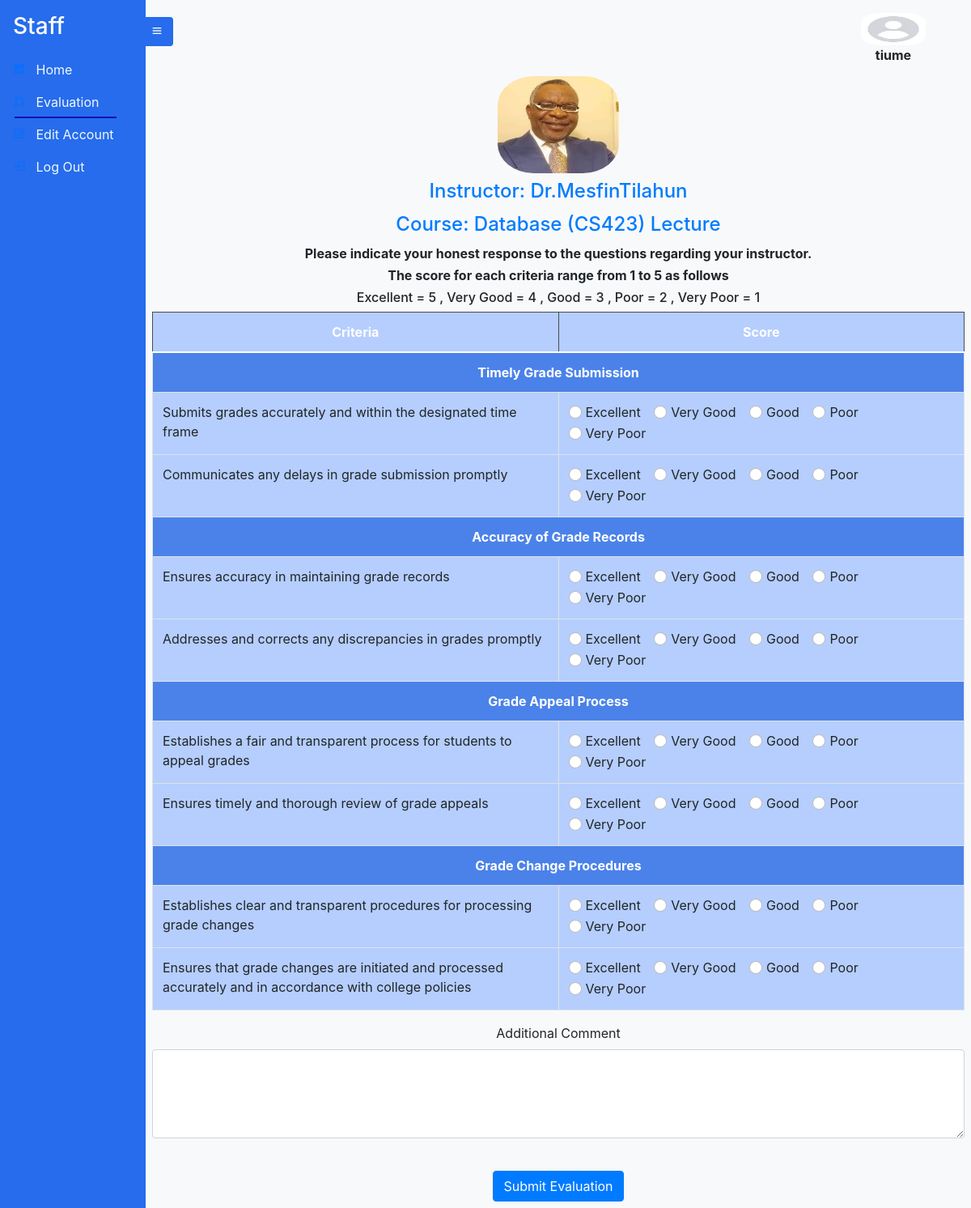
Page /staffevaluate/ach3030/CS423/ms2323/Lecture/ (signed in) on the committed database.
### Account/models.py (models this page shows)
class Account(AbstractUser):
    Role = models.CharField(max_length=25, null=True , choices=rolechoice ,  blank=True)
    email = models.EmailField(
        verbose_name='email address',
        max_length=255,
        unique=True,
    )

### Instructor/models.py (models this page shows, shortened)
class Instructor(models.Model):
    Instructor_id =  models.CharField(max_length=20 , unique=True,primary_key=True)
    Account_id = models.OneToOneField(Account, on_delete=models.CASCADE, related_name='instructor')
    Title = models.CharField(max_length=10 , null=True ,  choices=titlechoice , blank=True)
    FirstName = models.CharField(max_length=20 , null=True , blank=True)
    LastName =  models.CharField(max_length=20 , null=True , blank=True)
    Sex = models.CharField(max_length=25, null=True , choices=genderchoice ,  blank=True)
    ProfilePic= models.FileField(null=True, blank=True, upload_to='profilepic/', default="profilepic/defaultprofile.jpeg")

### Course/models.py (models this page shows, shortened)
class Course(models.Model):
    Course_id =  models.CharField(max_length=20 , unique=True,primary_key=True)
    CourseName = models.CharField(max_length=20 , null=True , blank=True)
    CreditHour = models.IntegerField(null=True , blank=True , validators=[MinValueValidator(1)])

### Evaluation/models.py (models this page shows, shortened)
class EvaluationCriteria(models.Model):
    Evaluator_CHOICES = [
        ('Student', 'Student'),
        ('Instructor', 'Instructor'),
        ('StaffMember', 'StaffMember'),
    ]
    Evaluatee_CHOICES = [
        ('Lecture', 'Lecture'),
        ('Lab', 'Lab'),
    ]
    EvaluationCriteria_id = models.UUIDField(default=uuid.uuid4, unique=True,primary_key=True, editable=False)
    Criteria_data = models.ManyToManyField(Criteria)
    Evaluator = models.CharField(max_length=255, choices=Evaluator_CHOICES , null=True)
    Evaluatee = models.CharField(max_length=255, choices=Evaluatee_CHOICES , null=True)

class CriteriaSection(models.Model):
    Section = models.CharField(max_length=255 )
    def __str__(self):
        return str(self.Section)

class Criteria(models.Model):
    Criteria_id = models.UUIDField(default=uuid.uuid4, unique=True,
                          primary_key=True, editable=False)
    Section = models.ForeignKey(CriteriaSection , on_delete=models.CASCADE)
    description = models.TextField(null=True)
    def __str__(self):
        return str(self.Section.Section + "-" + self.description )

### Staff/views.py (the view, shortened to what this page needs)
# urls.py: path('staffevaluate/<str:staff_id>/<str:course_id>/<str:instructor_id>/<str:course_type>/', staff_evaluate_course, name='staff_evaluate_course'),
def staff_evaluate_course(request, staff_id, course_id, instructor_id  , course_type):
    evaluationMapping= {'Excellent':5,'Very Good':4,'Good':3,'Poor':2,'Very Poor':1}
    evaluated_criteria_descriptions = set()
    staff = Staff.objects.get(Account_id=request.user)
    course = Course.objects.get(Course_id=course_id)
    instructor = Instructor.objects.get(Instructor_id=instructor_id)
    term = Term.objects.filter(Courses_Given=course, EvaluationDone=False).order_by('-Year', 'Season').first()
    desired_order = ['Timely Grade Submission' , 'Accuracy of Grade Records' , 'Grade Appeal Process' , 'Grade Change Procedures']
    if not term:
        messages.warning(request, 'Course evaluation is already completed for all terms.')
        return redirect('evaluate')  # Redirect to home or another page
    all_criteria_objects = EvaluationCriteria.objects.get(Evaluator='StaffMember')  # Adjust based on your criteria
    all_criteria_data = all_criteria_objects.Criteria_data.all()
    all_criteria = []
    criteria_sections = []
    for criteria_object in all_criteria_data:
        criteria = Criteria.objects.get(Criteria_id= criteria_object.Criteria_id)
        if criteria.Section not in  criteria_sections :
            all_criteria.append(criteria)
            criteria_sections.append(criteria.Section)
        print("criteria section" , criteria.Section )
    print("all sectins are ", all_criteria)
    criteria_sections.sort(key=lambda x: desired_order.index(x.Section))
    criteria_results = {}
    error_occured = False
    context = {
        'course':course,
        'criteria_data': all_criteria_data,
        'active_page':'evaluation',
        'all_criteria_sections':all_criteria ,
        'criteria_sections':criteria_sections,
        'instructor':instructor,
        'course_type':course_type,
        'criteria_results' : criteria_results,
        'error_occured'  :error_occured,
    }
    return render(request, 'staff/evaluate_course.html', context)

### Student/custom_filters.py (called while the page is built)
@register.filter(name='dict_lookup')
def dict_lookup(dictionary, key):
    return dictionary.get(key)

### templates/staff/evaluate_course.html (shortened to what this page needs)
{% extends 'staff/staff.html' %}
{% load static %}
{% load dict_lookup %}
{% block content %}
    {% if instructor.ProfilePic %}
    <div class="text-center">
    <img src="{{ instructor.ProfilePic.url }}" alt="{{ instructor.name }} Profile Pic" class="img-fluid mb-2" style="height: 120px; width: 150px; border-radius: 30%;">
    </div>
    {% endif %}
    <div class="text-center">
    <h4 class="card-title text-primary">Instructor: {{ instructor.Title }}{{ instructor.FirstName }}{{ instructor.LastName }}</h3>
    <h4 class="card-title text-primary">Course: {{ course.CourseName }} ({{ course.Course_id}}) {{course_type}}</h3>
        <h6><b>Please indicate your honest response to the questions regarding your instructor.</b></h6>
        <h6><b>The score for each criteria range from 1 to 5 as follows</b></h6>
        <h6>
          Excellent = 5 ,
          Very Good = 4 ,
          Good = 3 ,
          Poor = 2 ,
          Very Poor = 1
    </h6>
    </div>
      <form method="post">
      <table class="table table-bordered">
        <thead class="thead-dark">
          <tr>
            <th class="text-center" style="background-color:rgb(181, 206, 253);width: 50%">Criteria</th>
            <th class="text-center" style="background-color:rgb(181, 206, 253);width: 50%">Score</th>
          </tr>
        </thead>
        <tbody>
          {% for section in criteria_sections %}
          <tr>
            <td colspan="3" class="bg text-white font-weight-bold text-center " style="background-color:rgb(75, 130, 233) ;">{{ section.Section }}</td>
          </tr>
          {% for criteria in criteria_data %}
          {% if criteria.Section.Section == section.Section %}
              <tr>
                {% with criteriaid=criteria.Criteria_id|slugify %}
                {% if error_occured == True and  not criteria_results|dict_lookup:criteriaid %}
                <td style="background-color: rgba(255, 0, 0, 0.2);">{{ criteria.description }}</td>
                <td class="score-column" style="background-color: rgba(255, 0, 0, 0.2);;">
                {% else %}
                <td style="background-color:rgb(181, 206, 253);">{{ criteria.description }}</td>
                <td class="score-column" style="background-color:rgb(181, 206, 253);">
                {% endif %}
                {% endwith %}
                  <div class="form-check form-check-inline">
                    {% with criteriaid=criteria.Criteria_id|slugify %}
                    {% if criteria_results|dict_lookup:criteriaid == 'Excellent' %}
                    <input class="form-check-input" type="radio" name="criteria_{{ criteria.Criteria_id }}" id="excellent_{{ criteria.Criteria_id }}" value="Excellent" checked>
                    {% else %}
                    <input class="form-check-input" type="radio" name="criteria_{{ criteria.Criteria_id }}" id="excellent_{{ criteria.Criteria_id }}" value="Excellent" >
                    {% endif %}
                    {% endwith %}
                    <label class="form-check-label" for="excellent_{{ criteria.id }}">Excellent</label>
                  </div>
                  <div class="form-check form-check-inline">
                    {% with criteriaid=criteria.Criteria_id|slugify %}
                    {% if criteria_results|dict_lookup:criteriaid == 'Very Good' %}
                    <input class="form-check-input" type="radio" name="criteria_{{ criteria.Criteria_id }}" id="very_good_{{ criteria.Criteria_id }}" value="Very Good" checked>
                    {% else %}
                    <input class="form-check-input" type="radio" name="criteria_{{ criteria.Criteria_id }}" id="very_good_{{ criteria.Criteria_id }}" value="Very Good">
                    {% endif %}
                    {% endwith %}
                    <label class="form-check-label" for="very_good_{{ criteria.id }}">Very Good</label>
                  </div>
                  <div class="form-check form-check-inline">
                    {% with criteriaid=criteria.Criteria_id|slugify %}
                    {% if criteria_results|dict_lookup:criteriaid == 'Good' %}
                    <input class="form-check-input" type="radio" name="criteria_{{ criteria.Criteria_id }}" id="good_{{ criteria.Criteria_id }}" value="Good" checked>
                    {% else %}
                    <input class="form-check-input" type="radio" name="criteria_{{ criteria.Criteria_id }}" id="good_{{ criteria.Criteria_id }}" value="Good">
                    {% endif %}
                    {% endwith %}
                    <label class="form-check-label" for="good_{{ criteria.id }}">Good</label>
                  </div>
                  <div class="form-check form-check-inline">
                    {% with criteriaid=criteria.Criteria_id|slugify %}
                    {% if criteria_results|dict_lookup:criteriaid == 'Poor' %}
                    <input class="form-check-input" type="radio" name="criteria_{{ criteria.Criteria_id }}" id="poor_{{ criteria.Criteria_id }}" value="Poor" checked>
                    {% else %}
                    <input class="form-check-input" type="radio" name="criteria_{{ criteria.Criteria_id }}" id="poor_{{ criteria.Criteria_id }}" value="Poor">
                    {% endif %}
                    {% endwith %}
                    <label class="form-check-label" for="poor_{{ criteria.id }}">Poor</label>
                  </div>
                  <div class="form-check form-check-inline">
                    {% with criteriaid=criteria.Criteria_id|slugify %}
                    {% if criteria_results|dict_lookup:criteriaid == 'Very Poor' %}
                    <input class="form-check-input" type="radio" name="criteria_{{ criteria.Criteria_id }}" id="very_poor_{{ criteria.Criteria_id }}" value="Very Poor" checked>
                    {% else %}
                    <input class="form-check-input" type="radio" name="criteria_{{ criteria.Criteria_id }}" id="very_poor_{{ criteria.Criteria_id }}" value="Very Poor">
                    {% endif %}
                    {% endwith %}
                    <label class="form-check-label" for="very_poor_{{ criteria.id }}">Very Poor</label>
                  </div>
                </td>
              </tr>
            {% endif %}
            {% endfor %}
          {% endfor %}
        </table>
        <div class="form-group">
          <div class="text-center"> <label for="id_additional_comments">Additional Comment</label> </div>
          <textarea class="form-control" id="id_additional_comment" name="additional_comment" rows="4"></textarea>
        </div>
      </tbody><br>
      <div class="text-center">
        <button type="submit" class="btn btn-primary">Submit Evaluation</button>
      </div>
      </form>
{% endblock %}

### templates/staff/staff.html
{% extends 'sidebarbase.html' %}
{% block content1 %}
  <div class="side-navbar active-nav d-flex justify-content-between flex-wrap flex-column" id="sidebar">
    <ul class="nav flex-column text-white w-100">
      <a href="#" class="nav-link h3 text-white my-2">
        Staff
      </a>
      <li class="nav-link {% if active_page == 'home' %}active{% endif %}">
        <i class="bx bxs-dashboard"></i>
        <span class="mx-2"><a class="inner-anchor" href="{% url 'staffhomepage' %}"> Home</a></span>
      </li>
      <li class="nav-link {% if active_page == 'evaluation' %}active{% endif %}">
        <i class="bx bx-git-pull-request"></i>
        <span class="mx-2"><a class="inner-anchor" href="{% url 'evaluate_staff' %}">Evaluation</a></span>
      </li>
      <li class="nav-link {% if active_page == 'editaccount' %}active{% endif %}">
        <i class="bx bx-edit"></i>
        <span class="mx-2"><a class="inner-anchor" href="{% url 'editpassword' %}"> Edit Account</a></span>
      </li>
      <li class="nav-link {% if active_page == 'logout' %}active{% endif %}">
        <i class="bx bx-log-out"></i>
        <span class="mx-2"><a class="inner-anchor" href="{% url 'logout' %}" > Log Out </a></span>
      </li>
    </ul>
  </div>
  <div class="p-2 active-cont my-container overflow-hidden">
    <nav class="navbar top-navbar navbar-light bg-light px-5">
      <a class="btn border-0" id="menu-btn"><i class="bx bx-menu"></i></a>
      <figure id="image" style="height: 30px; background-color: white">
        <img src="/static/images/profilePic/defaultprofile.jpeg" style="height: 40px; width: 80px; border-radius: 30%;">
        <figcaption style="text-align: center;"><b>{{user.username}}</b></figcaption>
      </figure>
    </nav>
    <br>
    {% block content %}
    {% endblock %}
{% endblock %}

### static/styles/sidebar.css (style rules this page uses)
* { margin: 0; padding: 0; box-sizing: border-box; }
body { min-height: 100vh; background-color:#f8f9fa; }
.side-navbar { width: 180px; height: 100%; position: fixed; margin-left: -300px; background-color:rgb(38, 108, 236); transition: 0.5s; }
.active-nav { margin-left: 0; }
.active-cont { margin-left: 180px; }
#menu-btn { background-color:rgb(38, 108, 236); color: #fff; margin-left: -62px; }
#image { max-width: 300px; height: 80px; border-radius: 50%; top: 10px; right: 0px; }
.inner-anchor { color: aliceblue; text-decoration: black; }
.bg-light { background-color: rgb(38, 108, 236);; }
.nav-link.active { position: relative; }
.nav-link.active:after { content: ''; position: absolute; bottom: 0; left: 10%; width: 70%; height: 2px; background-color: rgb(16, 16, 185); }

### rows in the picture
Account: username "tiume"
Instructor: ProfilePic (picture), Title "Dr.", FirstName "Mesfin", LastName "Tilahun"
Course: CourseName "Database", Course_id "CS423"
EvaluationCriteria: Evaluatee "Lecture"
CriteriaSection: Section "Timely Grade Submission"
Criteria: description "Submits grades accurately and within the designated time frame"
Criteria: description "Communicates any delays in grade submission promptly"
CriteriaSection: Section "Accuracy of Grade Records"
Criteria: description "Ensures accuracy in maintaining grade records"
Criteria: description "Addresses and corrects any discrepancies in grades promptly"
CriteriaSection: Section "Grade Appeal Process"
Criteria: description "Establishes a fair and transparent process for students to appeal grades"
Criteria: description "Ensures timely and thorough review of grade appeals"
CriteriaSection: Section "Grade Change Procedures"
Criteria: description "Establishes clear and transparent procedures for processing grade changes"
Criteria: description "Ensures that grade changes are initiated and processed accurately and in accordance with college policies"
